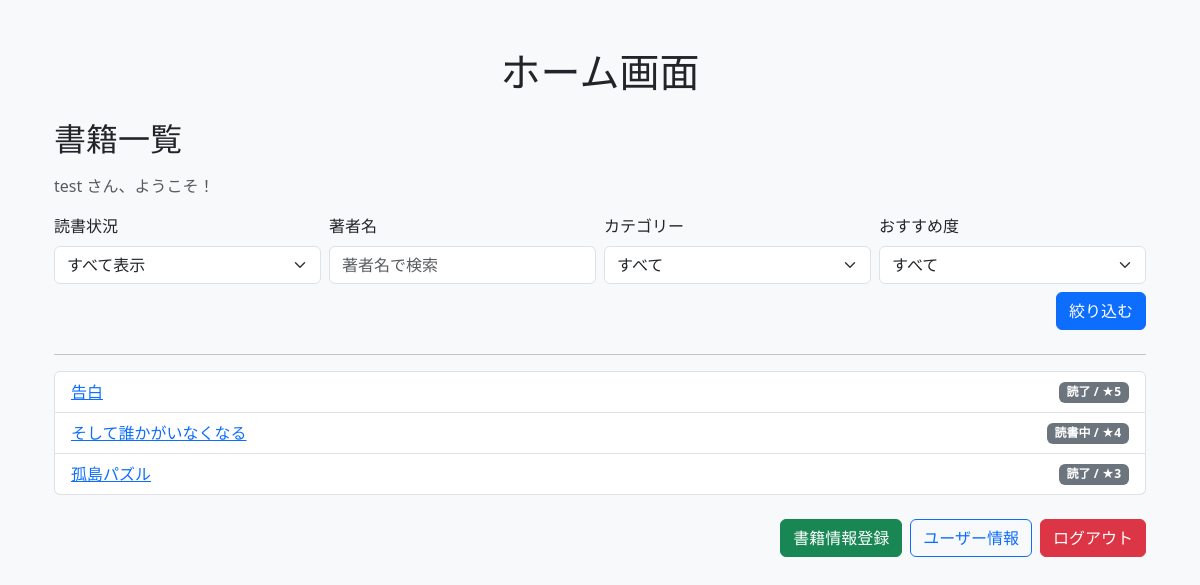
Before: /home/ (signed in) with the older database file.
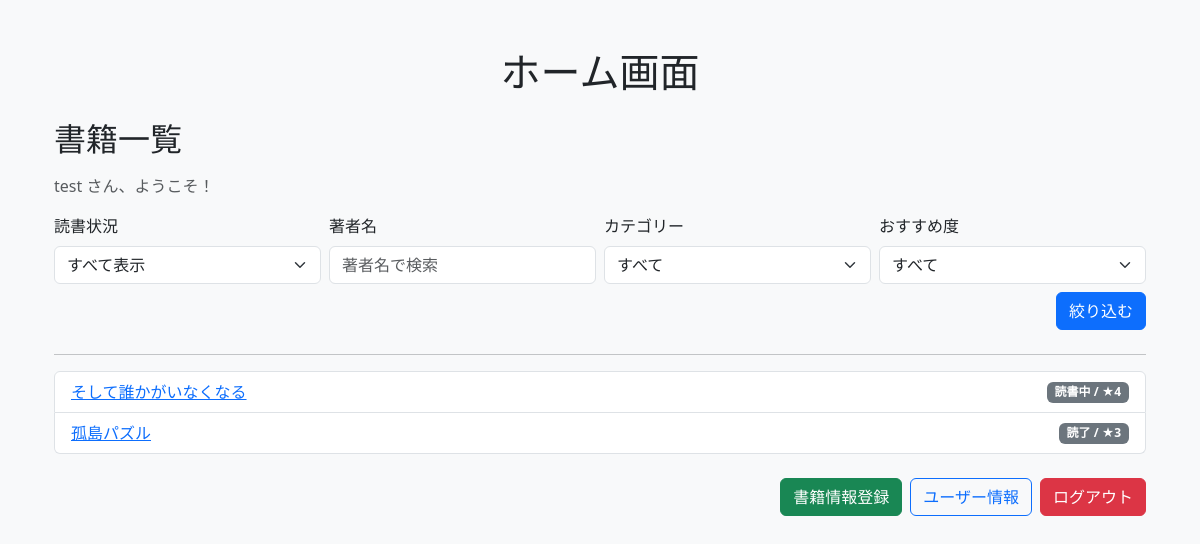
After: the same page with the newer database file.
### books/models.py (models this page shows, shortened)
class Book(models.Model):
    CATEGORY_CHOICES = [
        ('novel', '小説'),
        ('business', 'ビジネス'),
        ('science', '科学'),
        ('history', '歴史'),
        ('comic', '漫画'),
        ('essay', 'エッセイ'),
        ('other', 'その他'),
    ]
    STATUS_CHOICES = [
        ('reading', '読書中'),
        ('interested', '興味がある'),
        ('finished', '読了'),
    ]
    user = models.ForeignKey(User, on_delete=models.CASCADE)
    title = models.CharField("タイトル", max_length=100)
    author = models.CharField("著者", max_length=100)
    category = models.CharField(max_length=20, choices=CATEGORY_CHOICES, default='other')
    comment = models.TextField("コメント", max_length=200)
    rating = models.IntegerField("おすすめ度", choices=[(i, str(i)) for i in range(1, 6)])
    status = models.CharField("読書状況", max_length=20, choices=STATUS_CHOICES, default='reading')
    created_at = models.DateTimeField(auto_now_add=True)

### books/views.py (the view)
# urls.py: 2. Add a URL to urlpatterns:  path('', views.home, name='home')
@login_required(login_url='login')
def home(request):
    status_filter = request.GET.get('status', 'all')  # ステータスフィルター
    author_query = request.GET.get('q', '')           # 著者名検索クエリ（空文字で初期化）
    rating_filter = request.GET.get('rating', '')       # おすすめ度フィルター
    category_filter = request.GET.get('category', '')
    books = Book.objects.filter(user=request.user)
    if status_filter == 'reading':
        books = books.filter(status='reading')
    elif status_filter == 'interested':
        books = books.filter(status='interested')
    elif status_filter == 'finished':
        books = books.filter(status='finished')
    if author_query:
        books = books.filter(author__icontains=author_query)
    if category_filter:
        books = books.filter(category=category_filter)
    if rating_filter.isdigit():  # 1〜5 の数値が入力されている場合
        books = books.filter(rating=int(rating_filter))
    return render(request, 'books/home.html', {
        'books': books,
        'selected_status': status_filter,
        'search_query': author_query,
        'rating_filter': rating_filter,
        'category_filter': category_filter,
    })

### books/templates/books/home.html (shortened to what this page needs)
{% extends 'base.html' %}
{% block header %}ホーム画面{% endblock %}
{% block content %}
<div class="container mt-4">
  <h2 class="mb-3">書籍一覧</h2>
  <p class="text-muted">{{ request.user.username }} さん、ようこそ！</p>
  <form method="get" class="row g-2 align-items-end mb-4">
    <div class="col-md-3">
      <label class="form-label">読書状況</label>
      <select name="status" class="form-select">
        <option value="">すべて表示</option>
      </select>
    </div>
    <div class="col-md-3">
      <label class="form-label">著者名</label>
      <input type="text" name="q" class="form-control" placeholder="著者名で検索" value="{{ search_query }}">
    </div>
    <div class="col-md-3">
      <label class="form-label">カテゴリー</label>
      <select name="category" class="form-select">
        <option value="">すべて</option>
      </select>
    </div>
    <div class="col-md-3">
      <label class="form-label">おすすめ度</label>
      <select name="rating" class="form-select">
        <option value="">すべて</option>
      </select>
    </div>
    <div class="col-md-12 text-end">
      <button type="submit" class="btn btn-primary">絞り込む</button>
    </div>
  </form>
  <hr>
  {% if books %}
    <ul class="list-group mb-4">
      {% for book in books %}
        <li class="list-group-item d-flex justify-content-between align-items-center">
          <a href="{% url 'book_detail' book.pk %}">{{ book.title }}</a>
          <span class="badge bg-secondary">{{ book.get_status_display }} / ★{{ book.rating }}</span>
        </li>
      {% endfor %}
    </ul>
  {% else %}
    <div class="alert alert-info">登録された書籍はありません。</div>
  {% endif %}
  <div class="text-end d-flex justify-content-end gap-2 flex-wrap">
    <a href="{% url 'add_book' %}" class="btn btn-success">書籍情報登録</a>
    <a href="{% url 'user_info' %}" class="btn btn-outline-primary">ユーザー情報</a>
    <form method="post" action="{% url 'logout' %}">
      <button type="submit" class="btn btn-danger">ログアウト</button>
    </form>
  </div>
</div>
{% endblock %}

### books/templates/base.html (shortened to what this page needs)
<!DOCTYPE html>
<html lang="ja">
<head>
  {% load static %}
  <link rel="stylesheet" href="{% static 'books/css/style.css' %}">
  <link href="https://cdn.jsdelivr.net/npm/bootstrap@5.3.0/dist/css/bootstrap.min.css" rel="stylesheet">
</head>
<body class="bg-light">
  <div class="container py-5">
    <header class="mb-4">
      <h1 class="text-center">{% block header %}{% endblock %}</h1>
    </header>
    {% block content %}{% endblock %}
  </div>
</body>
</html>

Changed rows visible on the page:
removed Book: title "告白", status "読了", rating "5"
